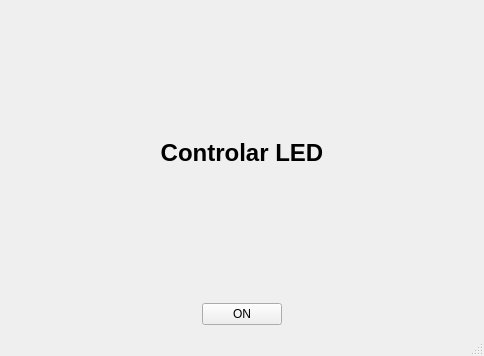
<?xml version="1.0" encoding="UTF-8"?>
<ui version="4.0">
 <class>MainWindow</class>
 <widget class="QMainWindow" name="MainWindow">
  <property name="geometry">
   <rect>
    <x>0</x>
    <y>0</y>
    <width>484</width>
    <height>356</height>
   </rect>
  </property>
  <property name="windowTitle">
   <string>MainWindow</string>
  </property>
  <widget class="QWidget" name="centralwidget">
   <layout class="QVBoxLayout" name="verticalLayout">
    <item>
     <widget class="QLabel" name="label">
      <property name="text">
       <string>&lt;html&gt;&lt;head/&gt;&lt;body&gt;&lt;h1 style=&quot; margin-top:18px; margin-bottom:12px; margin-left:0px; margin-right:0px; -qt-block-indent:0; text-indent:0px;&quot;&gt;&lt;span style=&quot; font-size:xx-large; font-weight:600;&quot;&gt;Controlar LED&lt;/span&gt;&lt;/h1&gt;&lt;/body&gt;&lt;/html&gt;</string>
      </property>
      <property name="alignment">
       <set>Qt::AlignCenter</set>
      </property>
     </widget>
    </item>
    <item>
     <layout class="QHBoxLayout" name="horizontalLayout">
      <item>
       <spacer name="horizontalSpacer">
        <property name="orientation">
         <enum>Qt::Horizontal</enum>
        </property>
        <property name="sizeHint" stdset="0">
         <size>
          <width>40</width>
          <height>20</height>
         </size>
        </property>
       </spacer>
      </item>
      <item>
       <widget class="QPushButton" name="LedButton">
        <property name="text">
         <string>ON</string>
        </property>
       </widget>
      </item>
      <item>
       <spacer name="horizontalSpacer_2">
        <property name="orientation">
         <enum>Qt::Horizontal</enum>
        </property>
        <property name="sizeHint" stdset="0">
         <size>
          <width>40</width>
          <height>20</height>
         </size>
        </property>
       </spacer>
      </item>
     </layout>
    </item>
   </layout>
  </widget>
  <widget class="QMenuBar" name="menubar">
   <property name="geometry">
    <rect>
     <x>0</x>
     <y>0</y>
     <width>484</width>
     <height>23</height>
    </rect>
   </property>
  </widget>
  <widget class="QStatusBar" name="statusbar"/>
 </widget>
 <resources/>
 <connections/>
</ui>
